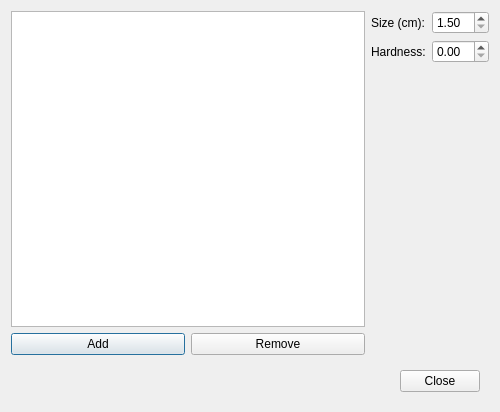
<?xml version="1.0" encoding="UTF-8"?>
<ui version="4.0">
 <class>TakeDialog</class>
 <widget class="QDialog" name="TakeDialog">
  <property name="geometry">
   <rect>
    <x>0</x>
    <y>0</y>
    <width>500</width>
    <height>412</height>
   </rect>
  </property>
  <property name="windowTitle">
   <string>Dialog</string>
  </property>
  <layout class="QVBoxLayout" name="verticalLayout_2">
   <item>
    <widget class="QWidget" name="widget_5" native="true">
     <layout class="QHBoxLayout" name="horizontalLayout_2">
      <property name="leftMargin">
       <number>0</number>
      </property>
      <property name="topMargin">
       <number>0</number>
      </property>
      <property name="rightMargin">
       <number>0</number>
      </property>
      <property name="bottomMargin">
       <number>0</number>
      </property>
      <item>
       <widget class="QWidget" name="widget_2" native="true">
        <layout class="QVBoxLayout" name="verticalLayout">
         <property name="leftMargin">
          <number>0</number>
         </property>
         <property name="topMargin">
          <number>0</number>
         </property>
         <property name="rightMargin">
          <number>0</number>
         </property>
         <property name="bottomMargin">
          <number>0</number>
         </property>
         <item>
          <widget class="QListWidget" name="listWidget">
           <property name="alternatingRowColors">
            <bool>true</bool>
           </property>
          </widget>
         </item>
         <item>
          <widget class="QWidget" name="widget" native="true">
           <layout class="QHBoxLayout" name="horizontalLayout">
            <property name="leftMargin">
             <number>0</number>
            </property>
            <property name="topMargin">
             <number>0</number>
            </property>
            <property name="rightMargin">
             <number>0</number>
            </property>
            <property name="bottomMargin">
             <number>0</number>
            </property>
            <item>
             <widget class="QPushButton" name="pushButton_2">
              <property name="text">
               <string>Add</string>
              </property>
              <property name="icon">
               <iconset resource="icons.qrc">
                <normaloff>:/icons/plus32.png</normaloff>:/icons/plus32.png</iconset>
              </property>
             </widget>
            </item>
            <item>
             <widget class="QPushButton" name="pushButton">
              <property name="text">
               <string>Remove</string>
              </property>
              <property name="icon">
               <iconset resource="icons.qrc">
                <normaloff>:/icons/minus32.png</normaloff>:/icons/minus32.png</iconset>
              </property>
              <property name="flat">
               <bool>false</bool>
              </property>
             </widget>
            </item>
           </layout>
          </widget>
         </item>
        </layout>
       </widget>
      </item>
      <item>
       <widget class="QWidget" name="widget_3" native="true">
        <layout class="QFormLayout" name="formLayout">
         <property name="fieldGrowthPolicy">
          <enum>QFormLayout::AllNonFixedFieldsGrow</enum>
         </property>
         <property name="leftMargin">
          <number>0</number>
         </property>
         <property name="topMargin">
          <number>0</number>
         </property>
         <property name="rightMargin">
          <number>0</number>
         </property>
         <property name="bottomMargin">
          <number>0</number>
         </property>
         <item row="0" column="0">
          <widget class="QLabel" name="label_2">
           <property name="text">
            <string>Size (cm):</string>
           </property>
          </widget>
         </item>
         <item row="0" column="1">
          <widget class="QDoubleSpinBox" name="doubleSpinBox">
           <property name="minimum">
            <double>1.500000000000000</double>
           </property>
          </widget>
         </item>
         <item row="1" column="0">
          <widget class="QLabel" name="label_3">
           <property name="text">
            <string>Hardness:</string>
           </property>
          </widget>
         </item>
         <item row="1" column="1">
          <widget class="QDoubleSpinBox" name="doubleSpinBox_2">
           <property name="maximum">
            <double>1.000000000000000</double>
           </property>
           <property name="singleStep">
            <double>0.010000000000000</double>
           </property>
          </widget>
         </item>
        </layout>
       </widget>
      </item>
     </layout>
    </widget>
   </item>
   <item>
    <widget class="QWidget" name="widget_4" native="true">
     <layout class="QHBoxLayout" name="horizontalLayout_3">
      <item>
       <spacer name="horizontalSpacer">
        <property name="orientation">
         <enum>Qt::Horizontal</enum>
        </property>
        <property name="sizeHint" stdset="0">
         <size>
          <width>40</width>
          <height>20</height>
         </size>
        </property>
       </spacer>
      </item>
      <item>
       <widget class="QPushButton" name="pushButton_3">
        <property name="text">
         <string>Close</string>
        </property>
       </widget>
      </item>
     </layout>
    </widget>
   </item>
  </layout>
 </widget>
 <resources>
  <include location="icons.qrc"/>
 </resources>
 <connections>
  <connection>
   <sender>pushButton_3</sender>
   <signal>clicked()</signal>
   <receiver>TakeDialog</receiver>
   <slot>accept()</slot>
   <hints>
    <hint type="sourcelabel">
     <x>418</x>
     <y>383</y>
    </hint>
    <hint type="destinationlabel">
     <x>493</x>
     <y>360</y>
    </hint>
   </hints>
  </connection>
 </connections>
</ui>
